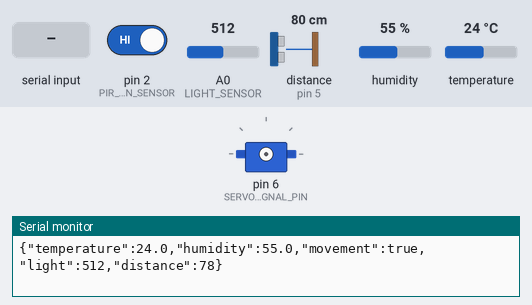
Bench run of a sketch on a simulated Arduino Uno, built with avr-gcc and run on an emulated ATmega328P. Parts: servo, the last lines printed to the serial monitor. Wiring (inferred from the names in the program): ultrasonic range finder: trigger pin 5; echo pin 5. The inputs (shaded band) are chosen by the test bench; at power-on: A0 (LIGHT_SENSOR) = 512, pin 2 (PIR_MOTION_SENSOR) HIGH, distance to the obstacle (sensor on pin 5) 80 cm, humidity 55 %, temperature 24 °C. The echo pulse lasts 58.3 µs per cm; the modem accepts every AT command (registered, SIM ready, sends succeed) and sends nothing else.

Above: at 19.5 s.
19.6 s: "S90\n" received over Serial
21.4 s: A0 (LIGHT_SENSOR) set to 106
22.9 s: A0 (LIGHT_SENSOR) set to 93
24.4 s: "S,45\n" received over the second serial link
At 25.8 s:
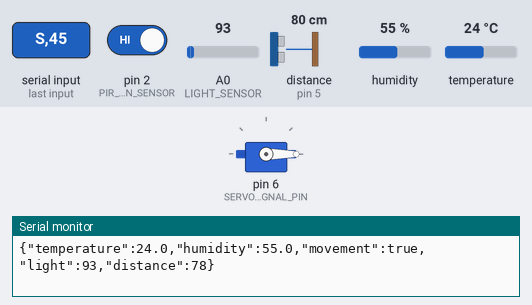
Timing chart, 0 to 27.0 s (numbered marks = the images above; inputs shaded):
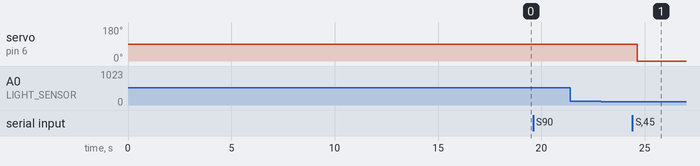

The sketch:

arduino_bluetooth.ino
```cpp
/***************************************************************************
* Sketch Name: arduino_bluetooth
*
* Original Version: 03/03/2020 (by Hakan KAYAN)
* Updated Version: 25/12/2024 (by Charith PERERA)
*
* Description:
*   - Demonstrates Bluetooth (BLE) communication between an Arduino and a
*     Raspberry Pi or other BLE-capable device.
*   - Uses a PIR (motion) sensor on digital pin 2 to detect movement and
*     sends a "Movement" message via Bluetooth when triggered.
*   - Configures a SoftwareSerial connection on digital pins 8 (RX) and 9 (TX)
*     for the Bluetooth module.
***************************************************************************/

// 1. Include the SoftwareSerial library so we can use digital pins for serial RX/TX.
#include <SoftwareSerial.h>
#include <DHT.h>
#include <Servo.h>
#include <ctype.h>

// Mirror each JSON telemetry line to the USB Serial Monitor (9600) for Arduino IDE debugging.
// Set to 0 only if USB must stay dedicated to Pi commands (rare — Pi normally uses HC-05 bridge, not USB).
#ifndef TERRA_TELEM_JSON_TO_USB
#define TERRA_TELEM_JSON_TO_USB 1
#endif
// Ventilation servo (Lab1_courseware often used myservo.attach(5).)
// This sketch keeps pin 5 for HC-SR04 distance — use pin 6 for the servo signal (or reassign ultrasonic first).
#define SERVO_SIGNAL_PIN 6
// Lab1-style settle time after each write (ms). Set 0 to disable.
#ifndef SERVO_SETTLE_MS
#define SERVO_SETTLE_MS 15
#endif

// 2. Assign pins for the SoftwareSerial (Bluetooth) module and the PIR sensor.
#define RxD 8    // Arduino RX pin for Bluetooth
#define TxD 9    // Arduino TX pin for Bluetooth
#define PIR_MOTION_SENSOR 2  // PIR sensor input pin
#define TEMP_HUMID_SENSOR 4  // TH sensor input pin
#define LIGHT_SENSOR A0
#define DHTTYPE DHT11
#define ULTRASONIC_PIN 5

// 3. Instantiate a SoftwareSerial object using pins RxD and TxD.
SoftwareSerial blueToothSerial(RxD, TxD);
DHT dht(TEMP_HUMID_SENSOR, DHTTYPE);
Servo terrametricServo;

void setup()
{
  pinMode(ULTRASONIC_PIN, OUTPUT);
  // 4. Start the hardware Serial for debugging and messages to the Serial Monitor.
  Serial.begin(9600);
  //    Some Arduino boards require waiting for Serial to be ready (e.g., Leonardo).
  while(!Serial) { ; }
  Serial.println("Started");

  // 5. Configure the PIR sensor pin as INPUT, and the Bluetooth pins as needed.
  //    - pinMode(RxD, INPUT) is optional because SoftwareSerial handles it.
  //    - pinMode(TxD, OUTPUT) is also handled by SoftwareSerial, but we keep it for clarity.
  pinMode(PIR_MOTION_SENSOR, INPUT);
  pinMode(RxD, INPUT);
  pinMode(TxD, OUTPUT);
  dht.begin();
  /* Servo: attach lazily on first S### from Pi; stay detached at boot so PWM is off until ventilation. */

  // 6. Set up the Bluetooth module
  setupBlueToothConnection();

  // 7. Flush any lingering data on both the hardware and software serial buffers.
  Serial.flush();
  blueToothSerial.flush();
}

static bool g_servo_pwm_attached = false;

static void servoApplyAngle(int a) {
  a = constrain(a, 0, 180);
  if (!g_servo_pwm_attached) {
    terrametricServo.attach(SERVO_SIGNAL_PIN);
    g_servo_pwm_attached = true;
  }
  terrametricServo.write(a);
#if SERVO_SETTLE_MS > 0
  delay(SERVO_SETTLE_MS);
#endif
}

static void servoDetachPwm() {
  if (g_servo_pwm_attached) {
    terrametricServo.detach();
    g_servo_pwm_attached = false;
  }
}

// Pi sends: S0–S180 (angle), Z (detach / no PWM until next S…). Same on USB Serial and HC-05 inbound.
static void applyServoCmdLine(String line) {
  line.trim();
  if (line.length() == 0) {
    return;
  }
  char c0 = (char)toupper((unsigned char)line[0]);
  if (c0 == 'Z') {
    servoDetachPwm();
    return;
  }
  if (c0 == 'S' && line.length() > 1) {
    int a = line.substring(1).toInt();
    servoApplyAngle(constrain(a, 0, 180));
  }
}

static void readLineBuffered(Stream &io, String &buf) {
  while (io.available() > 0) {
    char c = (char)io.read();
    if (c == '\r') {
      continue;
    }
    if (c == '\n') {
      applyServoCmdLine(buf);
      buf = "";
    } else if (buf.length() < 24) {
      buf += c;
    }
  }
}

static void readUsbServoLines()
{
  static String line;
  readLineBuffered(Serial, line);
}

static void readBluetoothServoLines()
{
  static String line;
  readLineBuffered(blueToothSerial, line);
}

void loop()
{
  readUsbServoLines();
  /* Inbound HC-05 (from Pi bridge): servo lines S### / Z (Pi ventilation). Do not print raw chars here. */
  readBluetoothServoLines();

  // 9. Check if the PIR sensor detects motion (HIGH state). If yes, send "Movement"
  //    to the connected device via Bluetooth, then delay briefly (200 ms).
  bool movement = digitalRead(PIR_MOTION_SENSOR);
  float temp = dht.readTemperature();
  float humid = dht.readHumidity();
  int light = analogRead(LIGHT_SENSOR);
  if (isnan(temp)||isnan(humid)) {
    blueToothSerial.println("{\"temperature\":null,\"humidity\":null}");
#if TERRA_TELEM_JSON_TO_USB
    Serial.println("{\"temperature\":null,\"humidity\":null}");
#endif
  }
  else{


    long duration;
    int distance;

    // Send trigger pulse
    pinMode(ULTRASONIC_PIN, OUTPUT);
    digitalWrite(ULTRASONIC_PIN, LOW);
    delayMicroseconds(2);

    digitalWrite(ULTRASONIC_PIN, HIGH);
    delayMicroseconds(10);
    digitalWrite(ULTRASONIC_PIN, LOW);

    // Switch to input to read echo
    pinMode(ULTRASONIC_PIN, INPUT);

    duration = pulseIn(ULTRASONIC_PIN, HIGH, 30000);
    distance = duration * 0.034 / 2;
    String json = "{";
    json += "\"temperature\":";
    json += String(temp, 1);
    json += ",";
    json += "\"humidity\":";
    json += String(humid, 1);
    json += ",";
    json += "\"movement\":";
    json += movement ? "true":"false";
    json += ",";
    json += "\"light\":";
    json += String(light);
    json += ",";
    json += "\"distance\":";
    json += String(distance);
    json += "}";
    blueToothSerial.println(json);
#if TERRA_TELEM_JSON_TO_USB
    Serial.println(json);
#endif
  }
  delay(200);
}

/***************************************************************************
* Function Name: setupBlueToothConnection
* Description:   Initializes the Bluetooth connection with AT commands.
*                Configures the baud rate, role, name, and authentication.
***************************************************************************/
void setupBlueToothConnection()
{
  // 10. Begin a software serial session at 9600 baud for the Bluetooth module.
  blueToothSerial.begin(9600);

  // 11. Send a series of AT commands to configure the BLE module.
  blueToothSerial.print("AT");
  delay(2000);

  // Set the module’s baud rate to 9600 (AT+BAUD4 typically means 9600).
  blueToothSerial.print("AT+BAUD4");
  delay(2000);

  // Set the module’s role to “S” (often means slave/peripheral).
  blueToothSerial.print("AT+ROLES");
  delay(2000);

  // Assign a name (up to 12 characters). Here, it’s “Slave”.
  blueToothSerial.print("AT+NAMEGroup14");
  delay(2000);

  // Enable authentication (AT+AUTH1).
  blueToothSerial.print("AT+AUTH1");
  delay(2000);

  // 12. Flush any residual data from the software serial buffer.
  blueToothSerial.flush();
  Serial.println("Finished Bluetooth Setup");
}
```

Measured:
- after the input at 24.4 s, servo on pin 6 (SERVO_SIGNAL_PIN): 90° → 0° after 0.24 s
